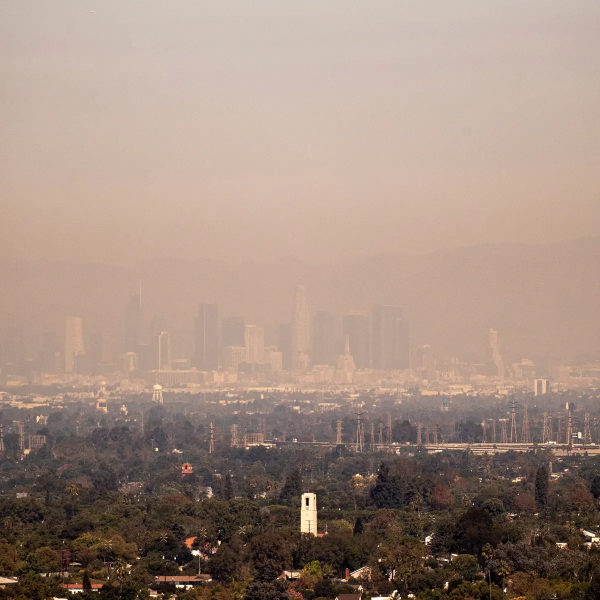
#> input picture Assignments/A6/low.webp, 1200 x 1200 px (shown at 1/2 size)
$ python A6.py
#> lines starting #> are read from the running program, lines starting #| are printed output that depends on the picture; after the words box and inside, x2 and y2 are one past the last pixel; in counts of white or black regions, pixels touching at a corner belong together
#!/usr/bin/env python3
# -*- coding: utf-8 -*-
"""
Joseph Baruch
CS 212: Practical Python
Assignment 6: Histogram Equalization and Line Detection with OpenCV
Description:
    1.) Find a low contrast image;
    2.) Transform this image to grayscale and resize the image to (256, 256);
    3.) Perform edge detection on the image;
    4.) On the grayscale image, perform histogram equalization and then perform
        edge detection again. ONLY USE OpenCV methods!
"""
import cv2 as cv

image = cv.imread('low.webp') # open
#> image is the input picture: shape (1200, 1200, 3); mean B, G, R 128, 140.4, 161.7
resized = cv.resize(image, (256, 256)) # resize
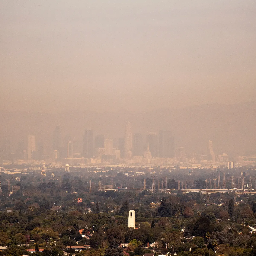
#> resized: shape (256, 256, 3); mean B, G, R 128, 140.3, 161.6
#cv.imshow('Resized', resized) # display image
#cv.waitKey(0)
gray_image = cv.cvtColor(resized, cv.COLOR_BGR2GRAY)  # grayscale
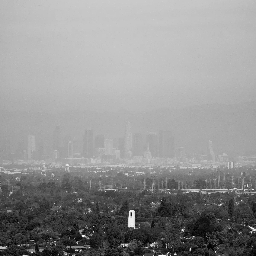
#> gray_image: shape (256, 256); min 0, max 252, mean 145.3
#cv.imshow('Grayscale', gray_image) # display image
#cv.waitKey(0)

# -------------- Canny Edge Detection -----------------
edges = cv.Canny(image=resized, threshold1=100, threshold2=200)
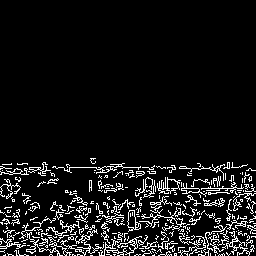
#> edges: shape (256, 256); 8.5% white in thin lines or dots, all inside (x1, y1, x2, y2) = (0, 158, 256, 256)

#cv.imshow('Canny Edge Detection', edges)
#cv.waitKey(0)

# -------------- Histogram Equalization (HE) ----------------
equ = cv.equalizeHist(gray_image)
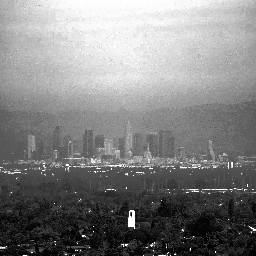
#> equ: shape (256, 256); min 0, max 255, mean 129.1

#cv.imshow('Historgram Equalization', equ)
#cv.waitKey(0)

# ------------- After HE Edge Detection --------
final = cv.Canny(image=equ, threshold1=100, threshold2=200)
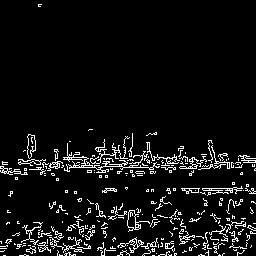
#> final: shape (256, 256); 6.7% white in thin lines or dots

cv.imshow('Edge Detection with Histogram Equal.', final)
cv.waitKey(0)

cv.destroyAllWindows()
